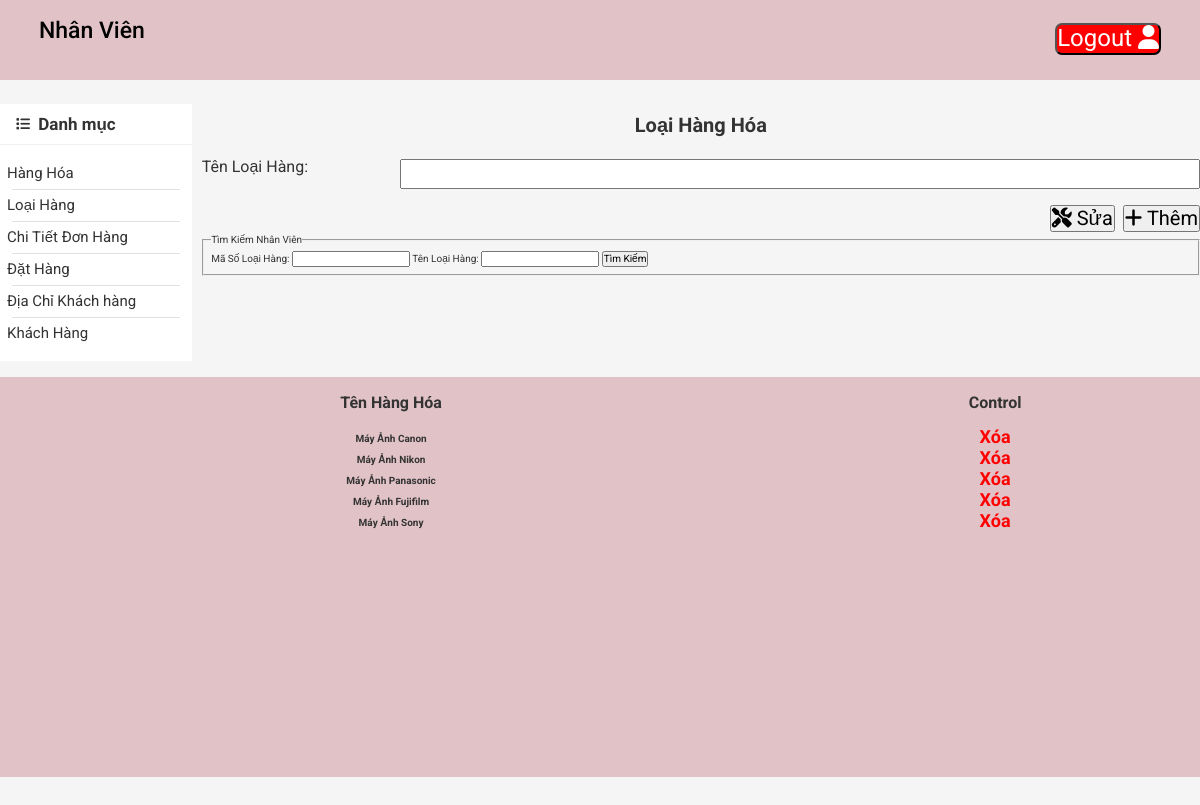
The app's page /loaihang.php (signed in) with its own data.
### tables this page shows
CREATE TABLE `loaihanghoa` (
  `MaLoaiHang` int(6) NOT NULL,
  `TenLoaiHang` varchar(40) DEFAULT NULL
);

### loaihang.php (the view, shortened to what this page needs)
<?php
        $conn = mysqli_connect('localhost', 'root', '', 'quanlydathang') or die ('Không thể kết nối tới database');
?>
<!DOCTYPE html>
<html lang="en">
<head>
    <link rel="stylesheet" href="https://cdnjs.cloudflare.com/ajax/libs/normalize/8.0.1/normalize.min.css">
    <link rel="stylesheet" href="css/base.css">
    <link rel="stylesheet" href="css/main.css">
    <link rel="stylesheet" href="css/admin.css">
    <link rel="stylesheet" href="fonts/fontawesome-free-5.15.3-web/css/all.css">
</head>
<body>
    <div class="app">
        <header class="headerad">
           <div class="admin">
                <a href="admin.php" class="admin_btn"><?php if(isset($_SESSION['loginAdmin'])){
                    echo "Admin";}else
                    {echo "Nhân Viên";}  ?></a>
            </div>
               <div class="logout">
                <form method="POST" action="login.php" >
                     <button type="submit" name="logout" style="    background-color: red;
                        color: white;
                        font-size: 24px;
                        border-radius: 7px;"> Logout <i class="fas fa-user"></i></button>
                </form>
            </div>
        </header>
        <div class="app_container">
            <div class="grid">
                <div class="grid_row  app_content">
                    <div class="grid_column-2 ">
                        <nav class="category">
                            <h3 class="category-heading">
                                <i class="fas fa-list category-heading-icon"></i>
                                Danh mục
                            </h3>
                            <ul class="category-list category-item--active" style="padding: 12px;">
                             <?php
                               if(isset($_SESSION['loginNhanVien'])){
                                ?>
                                <li class="category-item">
                                    <a href="hanghoa.php" class="category-item-link">Hàng Hóa</a>
                                </li>
                                <li class="category-item">
                                    <a href="loaihang.php" class="category-item-link">Loại Hàng</a>
                                </li>
                                <li class="category-item">
                                    <a href="chitietdonhang.php" class="category-item-link">Chi Tiết Đơn Hàng</a>
                                </li>
                                   <li class="category-item">
                                    <a href="dathang.php" class="category-item-link">Đặt Hàng</a>
                                </li>
                                <li class="category-item">
                                    <a href="diachikhachhang.php" class="category-item-link">Địa Chỉ Khách hàng</a>
                                </li>
                                 <li class="category-item">
                                    <a href="khachhang.php" class="category-item-link">Khách Hàng</a>
                                </li>
                           <?php } ?>
                            </ul>
                        </nav>
        </div>
          <div class="grid_column-10">
            <form action="loaihang.php" method="POST">
              <h1 class="content__header">Loại Hàng Hóa </h1>
              <div class="input_wrap">
                <div class="input_wrap-lable">
                  <label>Tên Loại Hàng:</label>
                </div>
                <input type="text" class="form-control" name="tenhh" required>
              </div>
              <div class="form-control-click">
                <button type="submit" name="add" class="form-control form-submit "><i class="fas fa-plus"></i> Thêm
                </button>
                <button type="submit" name="edit" class="form-control form-submit "><i class="fas fa-tools"></i> Sửa
                </button>
              </div>
            </form>
            <div class="form-control-search">
              <form class="form-control_search" action="loaihang.php?actionlh=search" method="POST">
                <fieldset style="margin: 40px auto;
    width: 100%">
                  <legend>Tìm Kiếm Nhân Viên</legend>
                  Mã Số Loại Hàng: <input type="text" name="MaLoaiHang"
                  value="<?php echo empty($MaLoaiHang)? '':$MaLoaiHang ?>"
                  >
                  Tên Loại Hàng: <input type="text" name="TenLoaiHang" value="<?php echo empty($TenLoaiHang)? '':$TenLoaiHang ?>"
>
                  <input type="submit" value="Tìm Kiếm">
                </fieldset>
              </form>
            </div>
          </div>
           <div class="table-responsive" style="    overflow: scroll;
    height: 50vh;">
            <table class="table table-hover">
              <thead>
                <tr class="thead-dark">
                  <th scope="col">Tên Hàng Hóa</th>
                  <th scope="col">Control</th>
                </tr>
              </thead>
               <?php
     if(!empty($wherelh)){
              $sql1 = "SELECT * FROM LoaiHangHoa where  (".$wherelh.") ";
              $result1= mysqli_query($conn,$sql1);
            }else{
                $sql1 = "SELECT * FROM LoaiHangHoa";
                $result1= mysqli_query($conn,$sql1);
            }
  ?>
  <?php
      while($row = mysqli_fetch_array($result1)){
        $malh=$row['MaLoaiHang'];
  ?>
    <tbody>
                <tr id="<?php echo $malh;?>" onclick="edit('<?php echo $malh;?>')">
                  <th scope="col" class="TENHHEDIT"><?php echo $row['TenLoaiHang'];?></th>
                  <th scope="col"><a style="    text-decoration: none;
    font-size: 18px;
    color: red;
"  href="loaihang.php?malh=<?php echo $row['MaLoaiHang'];?>">Xóa</a></th>
                </tr>
              </tbody>
  <?php
         }?>
            </table>
          </div>
      </div>
</body>
</html>

### base.css (style rules this page uses)
:root { --white-color: #fff; --black-color: #000; --text-color: #333; --primary-color:orange; --primary-color-rgba: rgb(238,75,43); --boder-color:#dbdbdb; --navbar_height: 34px; --header-height:120px; --star-gold-color: #ffce3e; --header-with-search-height: calc(var(--header-height) - var(--navbar_height) ) }
* { box-sizing: inherit; }
html { font-size: 62.5%; line-height: 1.6rem; font-family: 'Roboto', sans-serif; box-sizing: border-box; }
.grid { width: 1200px; max-width: 100%; margin: 0 auto; }
.grid_row { display: flex; flex-wrap: wrap; margin-left: -5px; margin-right: -5px; }
.grid_column-2 { padding-left: 5px; padding-right: 5px; width: 16.6667%; }
.grid_column-10 { padding-left: 5px; padding-right: 5px; width: 83.3333%; }

### main.css (style rules this page uses)
.app_container { background-color: #f5f5f5; }
.app_content { padding-top: 24px; }
.category { background-color: var(--white-color); border-radius: 2px; }
.category-heading { margin-top: 0; font-size: 1.7rem; color: var(--text-color); padding: 12px 16px; border-bottom: 1px solid rgba(0,0,0,0.05); }
.category-heading-icon { font-size: 1.4rem; margin-right: 4px; top:-1px; position: relative; }
.category-list { list-style: none; padding-bottom: 8px; }
.category-item { position: relative; }
.category-item:first-child::before { display: none; }
.category-item::before { content: ""; width: 100%; border-top:1px solid #e1e1e1; position: absolute; }
.category-item-link { position: relative; text-decoration: none; color: var(--text-color); font-size: 1.5rem; margin-left: -13px; display: block; padding: 8px; right: 0; transition: right linear 0.1s ; }

### admin.css (style rules this page uses)
.headerad { height: 80px; width: 100%; display: flex; justify-content: space-between; padding: 7px 30px; font-size: 1.6rem; background-color: rgb(224, 194, 199); }
.admin, .logout { padding: 16px 9px; }
.admin_btn, .logout_btn { text-decoration: none; color: black; font-size: 2.3rem; font-weight: 500; }
.app_container { height: 100vh; }
.content__header { text-align: center; }
.input_wrap { display: flex; justify-content: space-between; }
.input_wrap .form-control { width: 80rem; height: 3rem; margin-top: 12px; }
.input_wrap .input_wrap-lable { margin-top: 12px; }
.input_wrap label { font-size: 1.6rem; }
.form-submit { font-size: 2rem; float: right; }
.table-responsive { width: 100%; margin-top: 16px; background-color:rgb(224, 194, 199); }
.table { width: 100%; }
th { max-width: 100px; overflow: hidden; text-overflow: ellipsis; white-space: nowrap; }
.thead-dark { font-size: 1.6rem; }
.thead-dark th { height: 3em; line-height: 3em; }
.form-control-click { margin-top: 16px; }
.form-submit { margin-left: 8px; }
* { padding: 0; margin: 0; box-sizing: border-box; }
html { color: #333; font-size: 62.5%; }

### records on screen
loaihanghoa: TenLoaiHang "Máy Ảnh Canon"
loaihanghoa: TenLoaiHang "Máy Ảnh Nikon"
loaihanghoa: TenLoaiHang "Máy Ảnh Panasonic"
loaihanghoa: TenLoaiHang "Máy Ảnh Fujifilm"
loaihanghoa: TenLoaiHang "Máy Ảnh Sony"
